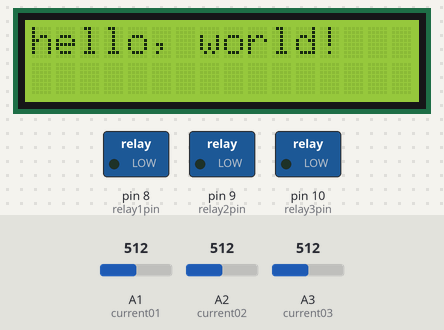
Simulated run of this sketch. Board: Arduino Mega 2560, built with avr-gcc and run on an emulated ATmega2560. Shown: 16×2 character LCD, switched loads named in the sketch (green lamp = pin HIGH). The inputs (shaded band) are chosen by the test bench; at power-on: A2 (current02) = 512, A1 (current01) = 512, A3 (current03) = 512. What the sketch prints to the serial monitor is not drawn.

Above: at 0.1 s.
At 1.6 s:
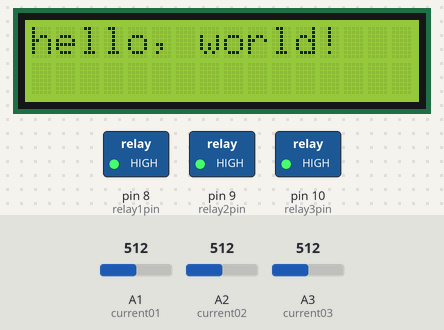
1.7 s: A2 (current02) set to 528
3.2 s: A2 (current02) set to 544
Timing chart, 0 to 6.2 s (numbered marks = the images above; inputs shaded):
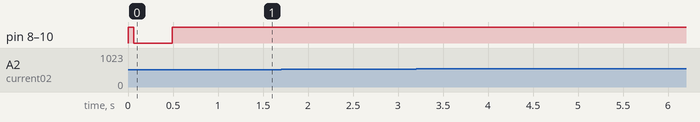

Measured:
- after the input at 1.7 s, every drawn part: stays the same
- after the input at 3.2 s, every drawn part: stays the same

The sketch:

ACS712_11.ino
```cpp
#define relay1pin 8
#define relay2pin 9
#define relay3pin 10
#define turnon true
#define turnoff false

#include <LiquidCrystal.h>
/* LiquidCrystal display with:

LiquidCrystal(rs, enable, d4, d5, d6, d7)
LiquidCrystal(rs, rw, enable, d4, d5, d6, d7)
LiquidCrystal(rs, enable, d0, d1, d2, d3, d4, d5, d6, d7)
LiquidCrystal(rs, rw, enable, d0, d1, d2, d3, d4, d5, d6, d7)
R/W Pin Read = LOW / Write = HIGH   // if No pin connect RW , please leave R/W Pin for Low State

Parameters
*/


//----------------AC  Current Measure  ASC712 --------------
#define current01  A1
#define current02  A2
#define current03  A3

#define ananlogmax 1024
#define ACS712_5A 185
#define ACS712_20A 100
#define ACS712_30A 66

#define readCurrentCount 1000


//----------------AC  Current Measure  ASC712 -------------
/*


     long adc_raw = analogRead(currentPin) - adc_zero;
     currentAcc += (unsigned long)(adc_raw * adc_raw);

     */

unsigned int adc_zero1 = 500;                                                     // relative digital zero of the arudino input from ACS712 (could make this a variable and auto-adjust it)
unsigned int adc_zero2 = 500;                                                     // relative digital zero of the arudino input from ACS712 (could make this a variable and auto-adjust it)
unsigned int adc_zero3 = 500;                                                     // relative digital zero of the arudino input from ACS712 (could make this a variable and auto-adjust it)
LiquidCrystal lcd(5,6,7,22,24,26,28,30,32,34,36);   //ok
void setup()
{
  initall() ;
    Serial.begin(9600);
   Serial.println("ACS712 20A Test");
  lcd.begin(16, 2);
// 設定 LCD 的行列數目 (16 x 2)  16　行2　列
 lcd.setCursor(0,0);
  // 列印 "Hello World" 訊息到 LCD 上
lcd.print("hello, world!");
  Serial.println("hello, world!");
   initcurrent() ;
}


void loop()
{


 double currentAcc1 = 0;
 double currentAcc2 = 0;
 double currentAcc3 = 0;

   unsigned  int read_current1 = 0 ;
   unsigned  int read_current2 = 0 ;
   unsigned  int read_current3 = 0 ;
    double read_currentRMS1 = 0 ;
read_current1 =  read_Current1() ;
read_current2 =  read_Current2() ;
read_current3 =  read_Current3() ;

read_currentRMS1 = read_CurrentRMS1() ;

 Serial.print(read_current1);
 Serial.print("      ");
  Serial.print(read_currentRMS1);
 Serial.print("   \n");

//LCDCurrentStatus(currentAcc1,currentAcc2,currentAcc3) ;
delay(3000);
}


void LCDCurrentStatus(long no1, long no2, long no3)
{
   lcd.setCursor(0,1);
   lcd.print("                ");

  // 列印 "Hello World" 訊息到 LCD 上
   lcd.setCursor(0,1);
   lcd.print(no1,DEC);
   lcd.setCursor(7,1);
  // 列印 ACS712  訊息到 LCD 上
lcd.print(no2,DEC);
   lcd.setCursor(13,1);
  // 列印 ACS712  訊息到 LCD 上
lcd.print(no3,DEC);
  // 列印 ACS712  訊息到 LCD 上

}


double read_CurrentRMS1()
{

  int sensorValue=0;

  int tmp = 0 ;
  long summ = 0 ;


  //讀取一千次，取得最高與最低值，相減得到峰對峰值
  for(int i=0;i<readCurrentCount;i++)
  {
    sensorValue = analogRead(current02);
 //   Serial.println(sensorValue) ;
     tmp =  (sensorValue - adc_zero2)*10 ;
      summ = summ + tmp * tmp;
   //   Serial.println(sensorValue) ;
   //   Serial.println(tmp) ;
  //    Serial.println(summ) ;
  //    Serial.println("============") ;
   // delayMicroseconds(150);
  }

  return (sqrt((summ/readCurrentCount) ) ) ;
}

unsigned int read_Current1()
{

  unsigned int sensorValue=0;
 unsigned int  uiCurrentMaxValue = 0;
  unsigned int  uiCurrentMinValue = 65535;

  //讀取一千次，取得最高與最低值，相減得到峰對峰值
  for(int i=0;i<readCurrentCount;i++)
  {
    sensorValue = analogRead(current01);
    if(sensorValue > uiCurrentMaxValue)
    {
      uiCurrentMaxValue = sensorValue;
    }
    if(sensorValue < uiCurrentMinValue)
    {
      uiCurrentMinValue = sensorValue;
    }
  }

  return (uiCurrentMaxValue-uiCurrentMinValue) ;
}


unsigned int read_Current2()
{

  unsigned int sensorValue=0;
 unsigned int  uiCurrentMaxValue = 0;
  unsigned int  uiCurrentMinValue = 65535;

  //讀取一千次，取得最高與最低值，相減得到峰對峰值
  for(int i=0;i<readCurrentCount;i++)
  {
    sensorValue = analogRead(current02);
    if(sensorValue > uiCurrentMaxValue)
    {
      uiCurrentMaxValue = sensorValue;
    }
    if(sensorValue < uiCurrentMinValue)
    {
      uiCurrentMinValue = sensorValue;
    }
  }

  return (uiCurrentMaxValue-uiCurrentMinValue) ;
}

unsigned int read_Current3()
{

  unsigned int sensorValue=0;
 unsigned int  uiCurrentMaxValue = 0;
  unsigned int  uiCurrentMinValue = 65535;

  //讀取一千次，取得最高與最低值，相減得到峰對峰值
  for(int i=0;i<readCurrentCount;i++)
  {
    sensorValue = analogRead(current03);
    if(sensorValue > uiCurrentMaxValue)
    {
      uiCurrentMaxValue = sensorValue;
    }
    if(sensorValue < uiCurrentMinValue)
    {
      uiCurrentMinValue = sensorValue;
    }
  }

  return (uiCurrentMaxValue-uiCurrentMinValue) ;
}

void initcurrent()
{
  int i ;
  long sum1 = 0 , sum2 = 0 , sum3 = 0 ;
  unsigned tmp1 , tmp2 , tmp3 ;
    digitalWrite(relay1pin, turnoff) ;
  digitalWrite(relay2pin, turnoff) ;
  digitalWrite(relay3pin, turnoff) ;
  delay(100);
  for(i = 0 ; i < readCurrentCount ; i++)
    {
      tmp1 = analogRead(current01);
      tmp2 = analogRead(current02);
      tmp3 = analogRead(current03);
      sum1 += tmp1 ;
      sum2 += tmp2 ;
      sum3 += tmp3 ;
        }

      adc_zero1 = (unsigned int)(sum1 /readCurrentCount);
      adc_zero2 =  (unsigned int)(sum2 /readCurrentCount);
      adc_zero3 =  (unsigned int)(sum3 /readCurrentCount);
      Serial.println(adc_zero1) ;
      Serial.println(adc_zero2) ;
      Serial.println(adc_zero3) ;
           Serial.println("=================") ;
    // delay(1000);
   digitalWrite(relay1pin, turnon) ;
  digitalWrite(relay2pin, turnon) ;
  digitalWrite(relay3pin, turnon) ;
}

void initall()
{
  pinMode(relay1pin, OUTPUT) ;
  pinMode(relay2pin, OUTPUT) ;
  pinMode(relay3pin, OUTPUT) ;
  digitalWrite(relay1pin, turnon) ;
  digitalWrite(relay2pin, turnon) ;
  digitalWrite(relay3pin, turnon) ;

}
```
